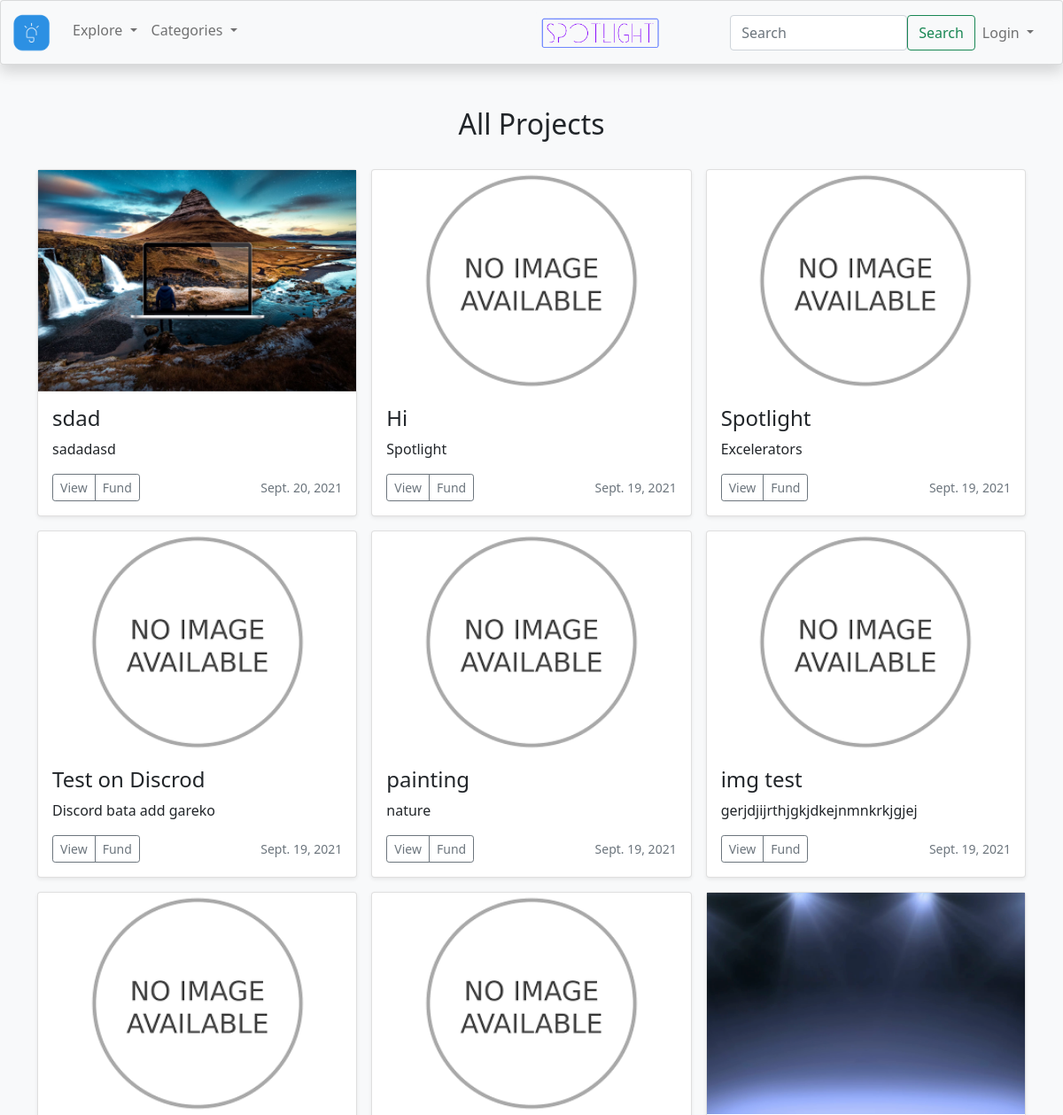
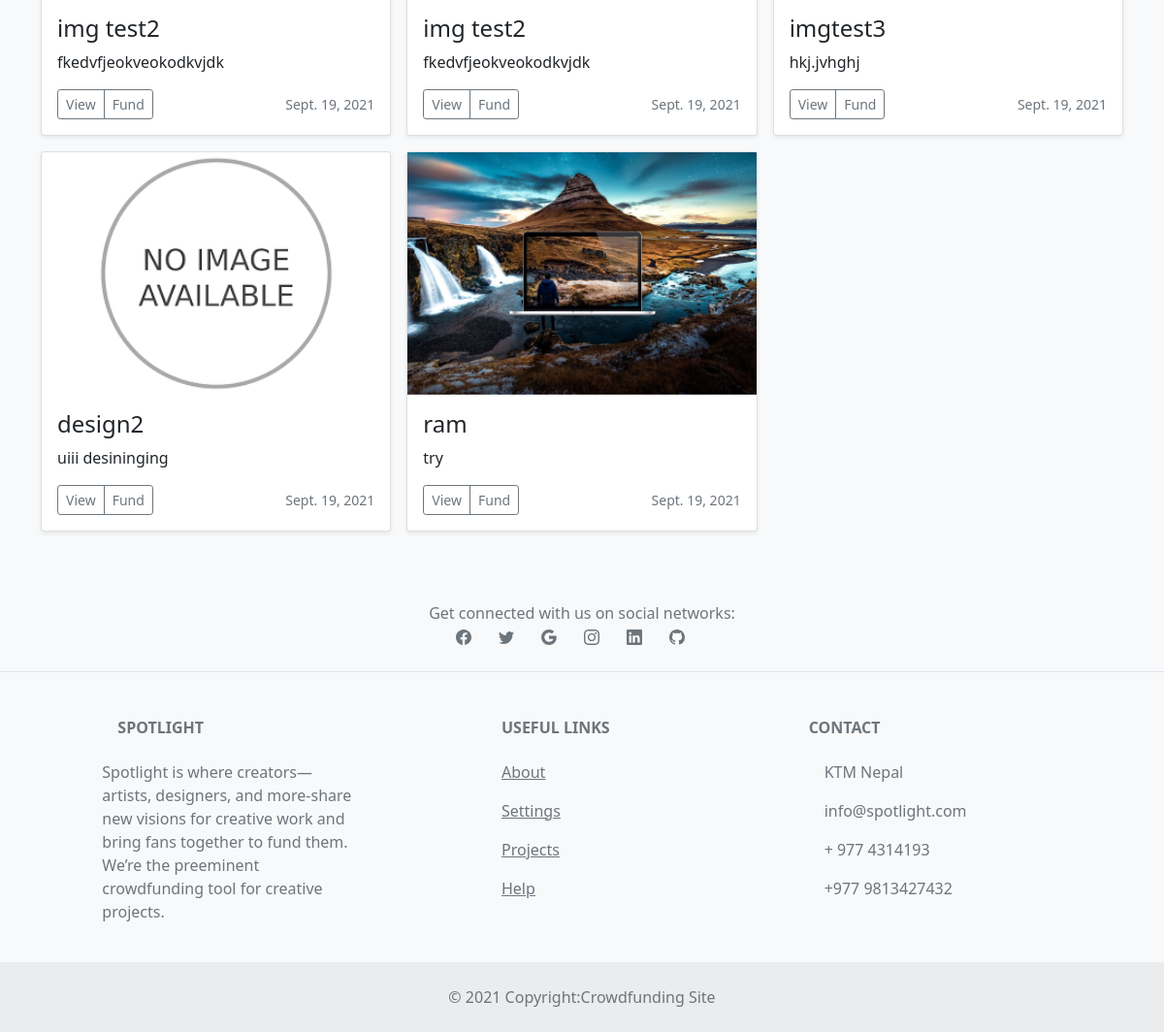
The app's page /creator/projects/, older data (2 pictures, top to bottom).
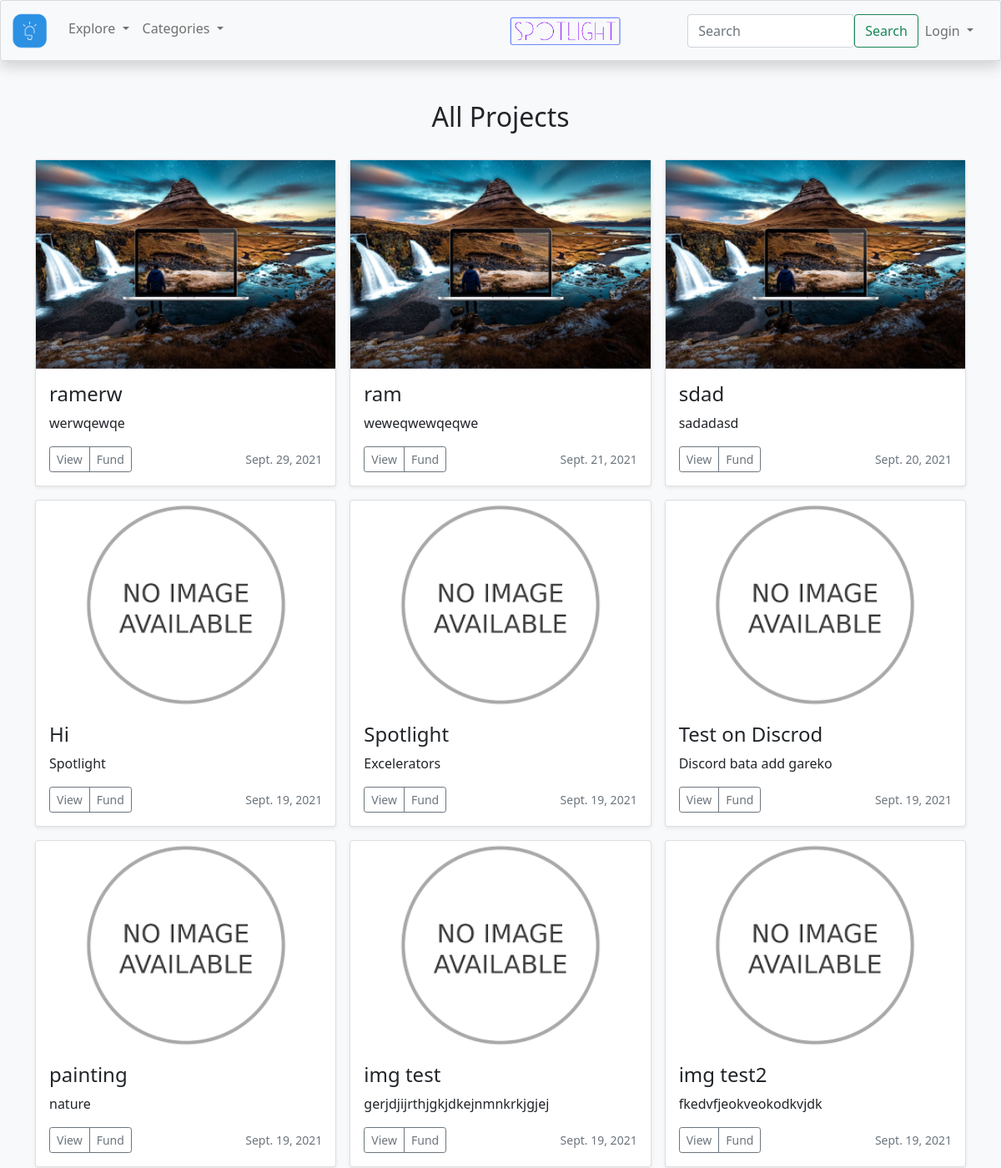
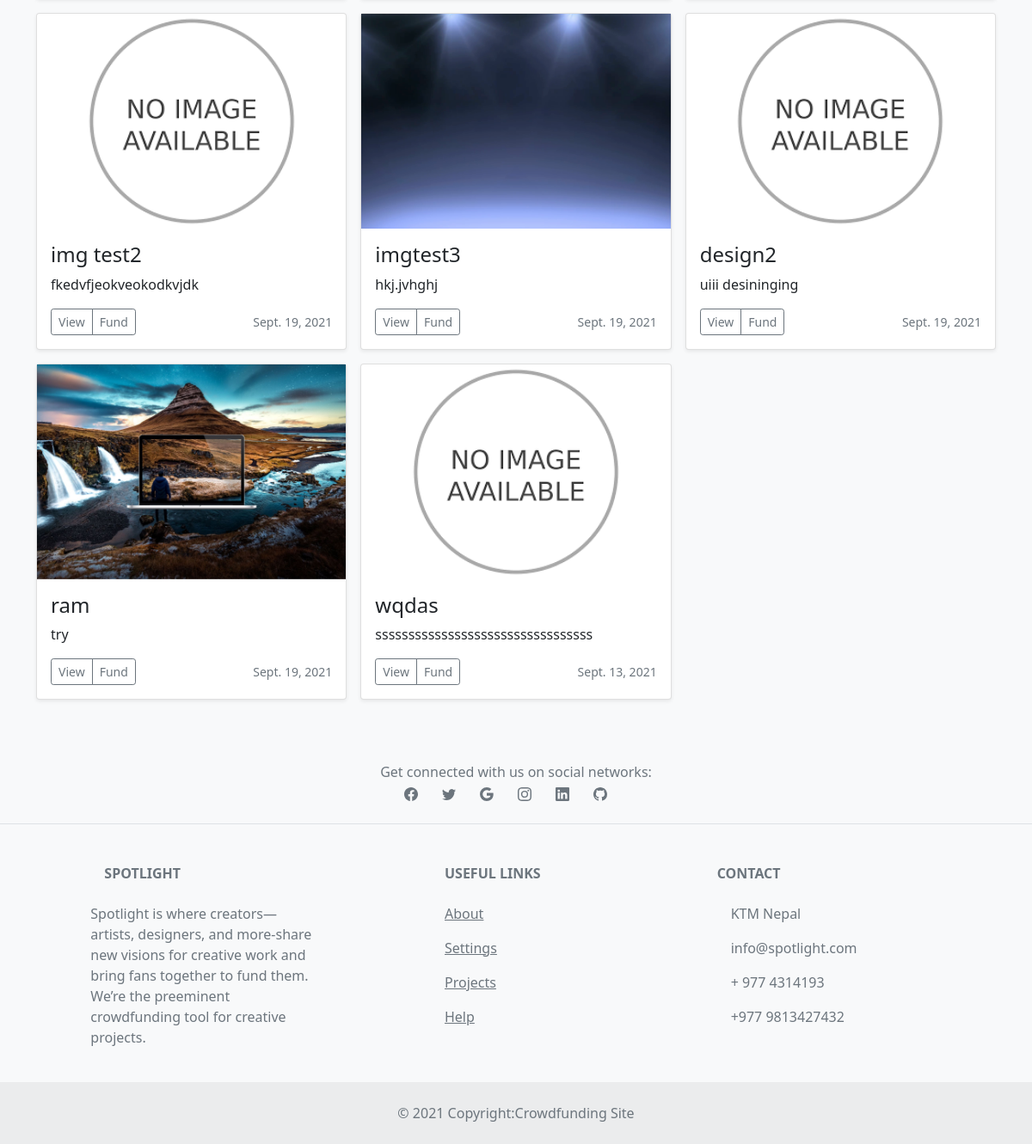
The same page, newer data (2 pictures, top to bottom).
### creator/models.py (models this page shows)
class creator_Basic(models.Model):
    title = models.CharField(max_length=25)
    category = models.CharField(max_length=100)
    reciepient = models.CharField(max_length=100)
    description=models.TextField()
    image = models.ImageField(upload_to='media/static/img')
    FundingGoal=models.IntegerField(default='0')
    TargetLaunchDate = models.DateField(default= now, blank=True)

### creator/views.py (the view)
# urls.py: path('projects/',views.Projects_view,name = "projects"),
def Projects_view(request):
    data = creator_Basic.objects.all().order_by('-TargetLaunchDate')
    return render(request, "view_all_projects.html", {"projects": data})

### templates/view_all_projects.html (shortened to what this page needs)
{% extends 'base.html' %}
{% block content %}
  <div class="album py-5 bg-light">
    <div class="container">
      <div class="row row-cols-12 row-cols-sm-12 row-cols-md-12 g-3 mb-4 text-center">
      <h2>All Projects</h2>
      </div>
      <div class="row row-cols-1 row-cols-sm-2 row-cols-md-3 g-3">
        {% for pr in projects %}
            <div class="col">
            <div class="card shadow-sm">
              <div class="overflow-hidden container center" style="height: 250px; display: flex; justify-content: center;">
                {% if pr.image %}
                  <img src="{{pr.image.url}}" >
                {% endif %}
                {% if not pr.image %}
                  <img src="static/img/no image.png">
                {% endif %}
              </div>
              <div class="card-body">
              <h4>{{pr.title}}</h4>
                <p class="card-text">{{pr.description}}</p>
                <div class="d-flex justify-content-between align-items-center">
                  <div class="btn-group">
                    <a href="/creator/project/{{pr.id}}" class="btn btn-sm btn-outline-secondary">
                      View
                    </a>
                    <a href="/investor/investor" class="btn btn-sm btn-outline-secondary">
                      Fund
                    </a>
                  </div>
                  <small class="text-muted">{{pr.TargetLaunchDate}}</small>
                </div>
              </div>
            </div>
          </div>
        {% endfor %}
      </div>
    </div>
  </div>
{% endblock %}

### templates/base.html (shortened to what this page needs)
{% load static %}
<!DOCTYPE html>
<html lang="en">
<head>
    <link rel="stylesheet" href="{% static 'css/bootstrap.css'%}">
    <link href="https://cdn.jsdelivr.net/npm/bootstrap@5.1.1/dist/css/bootstrap.min.css" rel="stylesheet">
</head>
<body>
    <nav class="navbar navbar-expand-lg navbar-light bg-light card shadow sticky-top">
        <div class="container-fluid" style="display: flex; justify-content: space-around">
          <div class="collapse navbar-collapse" id="navbarSupportedContent">
            <ul class="navbar-nav me-auto mb-2 mb-lg-0">
              <li class="nav-item">
                <a class="navbar-brand" href="{% url 'home' %}"><img src="/static/SpotLight_Logos/logo_mini1.png"  height="45" class="img-responsive" alt=""/></a>
              </li>
              <li class="nav-item dropdown">
                <a class="nav-link dropdown-toggle" href="#" id="navbarDropdown" role="button" data-bs-toggle="dropdown" aria-expanded="false">
                  Explore
                </a>
              </li>
              <li class="nav-item dropdown">
                <a class="nav-link dropdown-toggle" href="#" id="navbarDropdown" role="button" data-bs-toggle="dropdown" aria-expanded="false">
                  Categories
                </a>
              </li>
            </ul>
            </div>
            <div class="container-fluid" style="display: flex; justify-content: center; padding-left: 25%;">
              <a class="navbar-brand" href="{% url 'home' %}"><img src="/static/SpotLight_Logos/logo_m.png"  height="45" class="img-responsive" alt=""/></a>
            </div>
            <div class="container-fluid" style="display: flex; justify-content: flex-end">
                  <form class="d-flex">
                    <input class="form-control" type="search" style="width: 200px;" placeholder="Search" aria-label="Search">
                    <button class="btn btn-outline-success" type="submit">Search</button>
                  </form>
                      <ul class="navbar-nav">
                        <li class="nav-item dropdown">
                          <a class="nav-link dropdown-toggle" href="#" id="navbarDropdown" role="button" data-bs-toggle="dropdown" aria-expanded="false">
                            {% if not user.is_authenticated %}
                                Login
                                {% endif %}
                          </a>
                            </li>
                     </ul>
              </div>
            </div>
      </nav>
    {% block content %}
    {% endblock %}
<footer class="text-center text-lg-start bg-light text-muted">
    <section
      class="d-flex justify-content-center justify-content-lg-between p-4 border-bottom"
    >
      <div class="me-5 text-center col-12 d-none d-lg-block">
        <span>Get connected with us on social networks:</span>
            <div>
        <a href="" class="me-4 text-reset" style="text-decoration: none;">
        </a>
        <a href="" class="me-4 text-reset" style="text-decoration: none;">
        </a>
        <a href="" class="me-4 text-reset" style="text-decoration: none;">
        </a>
        <a href="" class="me-4 text-reset" style="text-decoration: none;">
        </a>
        <a href="" class="me-4 text-reset" style="text-decoration: none;">
        </a>
        <a href="" class="me-4 text-reset" style="text-decoration: none;">
        </a>
      </div>
      </div>
    </section>
    <section class="">
      <div class="container text-center text-md-start mt-5">
        <div class="row mt-3">
          <div class="col-md-3 col-lg-4 col-xl-3 mx-auto mb-4">
            <h6 class="text-uppercase fw-bold mb-4">
              SpotLight
            </h6>
            <p>
              Spotlight is where creators—artists, designers, and more-share new visions for creative work and
              bring fans together to fund them.
              We’re the preeminent crowdfunding tool for creative projects.
            </p>
          </div>
          <div class="col-md-3 col-lg-2 col-xl-2 mx-auto mb-4">
            <h6 class="text-uppercase fw-bold mb-4">
              Useful links
            </h6>
            <p>
              <a href="#!" class="text-reset">About</a>
            </p>
            <p>
              <a href="#!" class="text-reset">Settings</a>
            </p>
            <p>
              <a href="#!" class="text-reset">Projects</a>
            </p>
            <p>
              <a href="#!" class="text-reset">Help</a>
            </p>
          </div>
          <div class="col-md-4 col-lg-3 col-xl-3 mx-auto mb-md-0 mb-4">
            <h6 class="text-uppercase fw-bold mb-4">
              Contact
            </h6>
            <p>KTM Nepal</p>
            <p>
              info@spotlight.com
            </p>
            <p> + 977 4314193</p>
            <p> +977 9813427432 </p>
          </div>
        </div>
      </div>
    </section>
    <div class="text-center p-4" style="background-color: rgba(0, 0, 0, 0.05);">
      © 2021 Copyright:Crowdfunding Site
    </div>
  </footer>
</body>
</html>

Row changes from the older to the newer data that the page shows:
added creator_Basic: image (picture), title "ramerw", description "werwqewqe", TargetLaunchDate "Sept. 29, 2021"
added creator_Basic: image (picture), title "ram", description "weweqwewqeqwe", TargetLaunchDate "Sept. 21, 2021"
added creator_Basic: image (placeholder picture), title "wqdas", description "sssssssssssssssssssssssssssssssss", TargetLaunchDate "Sept. 13, 2021"
